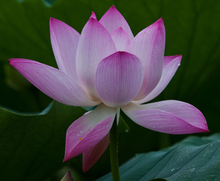
%> input picture experiment2/lotus.bmp, 220 x 181 px, shrunk from 510 x 420 before the run
$ octave image_enhancement.m   (GNU Octave 9; MATLAB toolbox functions it lacks are replaced by stand-ins)
%> lines starting %> are read from the running program, lines starting %| are printed output that depends on the picture
### experiment2/get_gaussian.m
%由于模版的计算都是重复性工作，所以将其写为函数为佳
function H = get_gaussian(r, sigma)
%注意，r是模版半径，模版本身大小为(r*2+1,r*2+1)
H = zeros(r*2+1, r*2+1, 3);
for c = 1:3
    for x = -r:r
        for y = -r:r
            %这里由于我们计算时，中心点是(size+1,size+1)，所以坐标需要进行偏移
            H(x+r+1, y+r+1, c) = (1 / (2 * pi * sigma^2)) * exp((x^2 + y^2)/(-(2 * sigma^2)));
        end
    end
    %注意，此时计算的模版矩阵，其总和不一定是1了，所以需要归一化使之总和加起来为1
    %还要注意，这里必须使用./点除，代表每个值除以同一个值，同时别忘了sum要加参数all！！！
    H(:, :, c) = H(:, :, c) ./ sum(H(:, :, c), 'all');
end

end

### experiment2/get_image.m
%图片的滤波函数
function Image = get_image(noiseI, H)
Image = noiseI;
%下面计算step
[M, N, Channal] = size(Image);
s = size(H);
len = s(1, 1);
step_x = M - len + 1;
step_y = N - len + 1;
for c = 1:Channal
    for y = 1:step_y
        for x = 1:step_x
            %逐个求出卷积值
            current_gray = 0;
            for y_r = y:y + len - 1
                for x_r = x:x + len - 1
                    current_gray = current_gray + Image(x_r, y_r, c) * H(x_r-x+1, y_r-y+1,c);
                end
            end
            Image(x+(len - 1)/2, y+(len - 1)/2, c) = current_gray;
        end
    end
end

end

### experiment2/get_image_med.m
%图片的中值滤波函数
function Image = get_image_med(noiseI, r)
Image = noiseI;
[M, N, Channal] = size(Image);
len = 2 * r + 1;
%下面计算step
step_x = M - len + 1;
step_y = N - len + 1;
for c = 1:Channal
    for y = 1:step_y
        for x = 1:step_x
            template = Image(x:x+len-1, y:y+len-1, c);
            line = [template(1, :), template(2, :), template(3, :)];
            sort(line);
            mid_num = line((len * len + 1)/2);
            Image(x+(len - 1)/2, y+(len - 1)/2, c) = mid_num;
        end
    end
end

end

### experiment2/image_enhancement.m
Image = im2double(imread("lotus.bmp"));
%首先将图像灰度化处理
Image_gray = .299 * Image(:, :, 1) + .587 * Image(:, :, 2) + .114 * Image(:, :, 3);
%Task1:统计灰度直方图
[M, N] = size(Image_gray);
%> M = 181; N = 220
histgram = zeros(256);
for y = 1:N
    for x = 1:M
        %注意这里的+1，需要把灰度值的范围改到[1,256]以便在图中表示
        histgram(round(Image_gray(x, y)*255)+1) = histgram(round(Image_gray(x, y)*255)+1) + 1;
    end
end
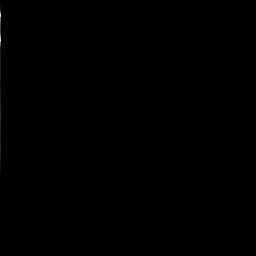
%> histgram: size 256x256 double; min 0, max 1216, mean 0.6; drawn with min black and max white
figure(1)
subplot(2, 2, 1), imshow(Image), title('原图');
subplot(2, 2, 2), imshow(Image_gray), title('灰度化');
subplot(2, 2, [3, 4]), stem(histgram(), '.'), title('灰度直方图');
%Task2:对灰度图像进行分段线性变换
a = 30 / 255;
b = 100 / 255;
c = 75 / 255;
d = 200 / 255;
Image2 = Image_gray;
for y = 1:N
    for x = 1:M
        if Image2(x, y) < a
            Image2(x, y) = Image2(x, y) * c / a;
        elseif Image2(x, y) < b
            Image2(x, y) = (Image2(x, y) - a) * (d - c) / (b - a) + c;
        else
            %注意这里因为使用了im2double所以所有的灰度值都在0-1之间，所以L-1=1
            Image2(x, y) = (Image2(x, y) - b) * (1 - d) / (1 - b) + d;
        end
    end
end
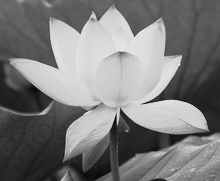
%> Image2: size 181x220 double; min 0.0173, max 0.913, mean 0.483
figure(2);
subplot(2, 2, 1), imshow(Image_gray), title('灰度化原图');
subplot(2, 2, 2), imshow(Image2), title('分段线性变换');
%Task3:对灰度图像直方图均衡化
Image3 = histeq(Image_gray);
subplot(2, 2, 3), imshow(Image3), title('直方图均衡化');
%Task4:伪彩色增强
Image4 = zeros(M, N, 3);
for y = 1:N
    for x = 1:M
        %Red
        if (Image_gray(x, y) * 255 < 128)
            Image4(x, y, 1) = 0;
        elseif (Image_gray(x, y) * 255 < 192)
            Image4(x, y, 1) = 4 * Image_gray(x, y) - 2;
        else
            Image4(x, y, 1) = 1;
        end
        %Green
        if (Image_gray(x, y) * 255 < 64)
            Image4(x, y, 2) = 4 * Image_gray(x, y);
        elseif (Image_gray(x, y) * 255 < 192)
            Image4(x, y, 2) = 1;
        else
            Image4(x, y, 2) = 4 - 4 * Image_gray(x, y);
        end
        %Blue
        if (Image_gray(x, y) * 255 < 64)
            Image4(x, y, 3) = 1;
        elseif (Image_gray(x, y) * 255 < 128)
            Image4(x, y, 3) = 2 - 4 * Image_gray(x, y);
        else
            Image4(x, y, 3) = 0;
        end
    end
end
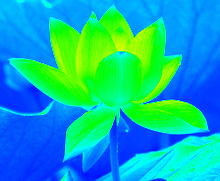
%> Image4: size 181x220x3 double; mean R, G, B 0.0509, 0.688, 0.704; drawn with min black and max white
subplot(2, 2, 4), imshow(Image4), title('伪彩色增强');
%Task5:对数字图像平滑噪声
noiseI = imnoise(Image_gray, 'gaussian');
figure(3);
subplot(3, 4, 1), imshow(Image_gray), title('灰度化原图');
subplot(3, 4, 2), imshow(noiseI), title('添加高斯噪声');
Image5_1 = noiseI;
Image5_2 = noiseI;
%Note: Calculate the step!
step_x = M - 3 + 1;
%> step_x = 179
step_y = N - 3 + 1;
%> step_y = 218
for y = 1:step_y
    for x = 1:step_x
        current_mat = Image5_1(x:x+3-1, y:y+3-1); %3*3均值模版
        Image5_1(x+(3 - 1)/2, y+(3 - 1)/2) = sum(current_mat, 'all') / 9;
    end
end
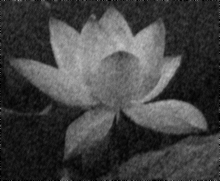
%> Image5_1: size 181x220 double; min 0, max 0.774, mean 0.263
subplot(3, 4, 3), imshow(Image5_1), title('3*3模版均值滤波');
%以下为题目拓展，模版大小采用5*5
step_x = M - 5 + 1;
%> step_x = 177
step_y = N - 5 + 1;
%> step_y = 216
for y = 1:step_y
    for x = 1:step_x
        current_mat = Image5_2(x:x+5-1, y:y+5-1); %5*5均值模版
        Image5_2(x+(5 - 1)/2, y+(5 - 1)/2) = sum(current_mat, 'all') / 25;
    end
end
subplot(344), imshow(Image5_2), title('5*5模版均值滤波');
%下面进行高斯模版的计算
sigma1 = 0.8;
sigma2 = 1;
%3*3高斯模版
H_3_1=get_gaussian(1,sigma1);%注意，这里给的是模版半径而非大小
H_3_2=get_gaussian(1,sigma2);
Image_3_1=get_image(noiseI,H_3_1);
Image_3_2=get_image(noiseI,H_3_2);
subplot(345),imshow(Image_3_1),title('3*3高斯模版(sigma=0.8)滤波');
subplot(346),imshow(Image_3_2),title('3*3高斯模版(sigma=1)滤波');

%拓展到5*5高斯模版
H_5_1=get_gaussian(2,sigma1);
H_5_2=get_gaussian(2,sigma2);
Image_5_3=get_image(noiseI,H_5_1);
Image_5_4=get_image(noiseI,H_5_2);
subplot(347),imshow(Image_5_3),title('5*5高斯模版(sigma=0.8)滤波');
subplot(348),imshow(Image_5_4),title('5*5高斯模版(sigma=1)滤波');

Image_3_gaus=get_image_med(noiseI,1);%半径为1
Image_5_gaus=get_image_med(noiseI,2);%半径为2
subplot(3,4,9),imshow(Image_3_gaus),title('3*3中值滤波高斯噪声');
subplot(3,4,10),imshow(Image_5_gaus),title('5*5中值滤波高斯噪声');
%Task6:Sobel算子锐化
H1=[-1,-2,-1;0,0,0;1,2,1];
H2=[-1,0,1;-2,0,2;-1,0,1];
R1=imfilter(Image_gray,H1);
R2=imfilter(Image_gray,H2);
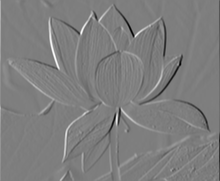
%> R2: size 181x220 double; min -2.04, max 2.07, mean 0.000743; drawn with min black and max white
edgeI=abs(R1)+abs(R2);
figure(4);
subplot(1,2,1),imshow(edgeI),title('Sobel梯度图像');
sharpI=Image_gray+edgeI;
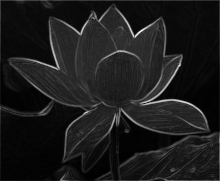
%> sharpI: size 181x220 double; min 0.0192, max 3.97, mean 0.451; drawn with min black and max white
subplot(1,2,2),imshow(sharpI),title('Sobel锐化图像');
%> after `imshow(sharpI)`:
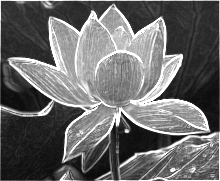
%> displayed picture: size 181x220, on the screen's scale of 0 to 255; min 5, max 255, mean 105.2
